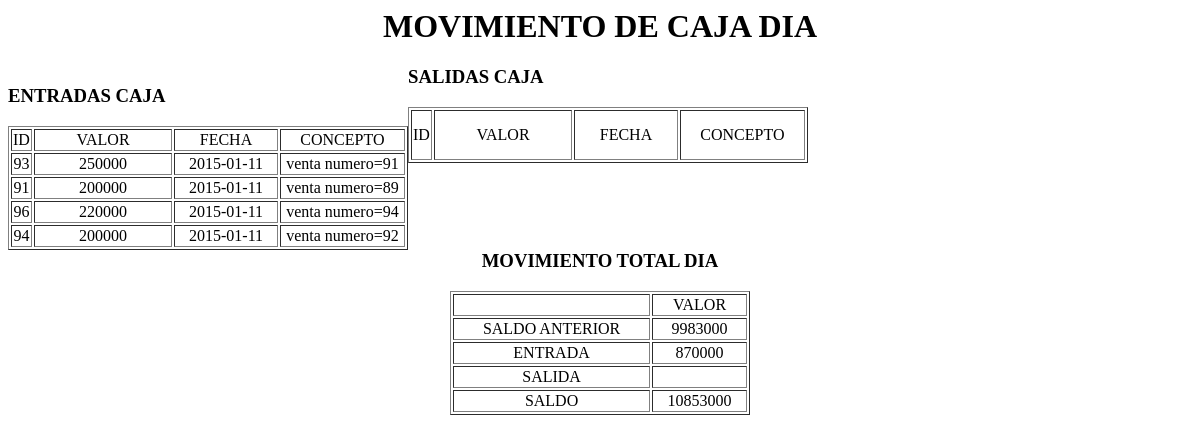
Screenshot of /modulos/caja/informe/informe.php?fecha=2015-01-11 with the database file from the repository.
### tables this page shows
CREATE TABLE IF NOT EXISTS `entrada_caja` (
`identrada_caja` bigint(20) NOT NULL,
  `idcaja` int(4) NOT NULL,
  `valor` int(10) NOT NULL,
  `fecha_hora` datetime NOT NULL,
  `concepto` varchar(60) NOT NULL,
  `fecha` date NOT NULL
);

### modulos/caja/informe/informe.php (the view, shortened to what this page needs)
<?PHP
$fecha=$_GET['fecha'];
?>
<head>
    <link href="../../../css/tablas.css" rel="stylesheet" type="text/css"/>
</head>
<h1 style="text-align: center">MOVIMIENTO DE CAJA DIA <?php echo $fecha1; ?></h1>
<div class="tipobodega">
<div id="entradacaja" style = "float: left"><table style="width: 400px; height: 56px;" border="1">
         <h3>ENTRADAS CAJA</h3>
      <tbody style="text-align: center">
        <tr>
          <td ><center>ID</center></td>
          <td style="width: 307.533px;"><center>VALOR</center></td>
          <td style="width: 200.067px;"><center>FECHA</center></td>
          <td style="width: 200.067px;"><center>CONCEPTO</center></td>
        </tr>
        <?php
        include_once '../../../class/conexion.php';
        $sql1="select * from entrada_caja where entrada_caja.fecha like '".$fecha."' and idcaja=1";
        $dato=  mysqli_query($miconexion,$sql1);
         while($rs=mysqli_fetch_array($dato)){
        echo "
             <tr>
             <td >
        ".$rs["identrada_caja"]."
          </td>
          <td >
             <p style='text-align: center'>".$rs["valor"]."</p>
          </td>
          <td >
          ".$rs["fecha"]."
          </td>
          <td>
          ".$rs["concepto"]."
          </td>
        </tr>
         "  ; } ?>
      </tbody>
    </table>  </div>
<div id="salidacaja" ><table style="width: 400px; height: 56px;" border="1">
        <P></P> <h3>SALIDAS CAJA</h3>
        <tbody style="text-align: center">
        <tr>
          <td ><center>ID</center></td>
          <td style="width: 307.533px;"><center>VALOR</center></td>
          <td style="width: 200.067px;"><center>FECHA</center></td>
          <td style="width: 200.067px;"><center>CONCEPTO</center></td>
        </tr>
      </tbody>
    </table>  </div></div>
<div id="extractocajadia" style="clear: both" ><center><table style="width: 300px; height: 56px; " border="1">
        <div style="text-align: center;" ><h3>MOVIMIENTO TOTAL DIA</h3>
            <tbody style="text-align: center;">
        <tr>
          <td ><center></center></td>
          <td ><center>VALOR</center></td>
        </tr>
        <?php
        include_once '../../../class/conexion.php';
        $sql1="select SUM(valor)as totalsalida from salida_caja where salida_caja.fecha like '".$fecha."' and idcaja=1";
        $dato=  mysqli_query($miconexion,$sql1);
         while($rs=mysqli_fetch_array($dato)){
            $salida=$rs['totalsalida'];
         }
          $sql1="select SUM(valor)as totalentrada from entrada_caja where entrada_caja.fecha like '".$fecha."' and idcaja=1";
        $dato=  mysqli_query($miconexion,$sql1);
         while($rs=mysqli_fetch_array($dato)){
            $entrada=$rs['totalentrada'];
         }
        $sql1="select SUM(valor)as entradas from entrada_caja WHERE fecha < '".$fecha."' and idcaja=1";
        $dato=  mysqli_query($miconexion,$sql1);
         while($rs=mysqli_fetch_array($dato)){
           $entradaanterior=$rs['entradas'];
         }
         $sql1="select SUM(valor)as salidas from salida_caja WHERE fecha < '".$fecha." ' and idcaja=1";
        $dato=  mysqli_query($miconexion,$sql1);
         while($rs=mysqli_fetch_array($dato)){
           $salidaanterior=$rs['salidas'];
         }
         $saldoanterior=$entradaanterior-$salidaanterior;
        $movimientocaja=$saldoanterior+$entrada-$salida;
         ?>
        <tr>
          <td ><center>SALDO ANTERIOR</center></td>
          <td ><center> <?php echo $saldoanterior;?>  </center></td>
        </tr>
        <tr>
          <td ><center>ENTRADA</center></td>
          <td ><center> <?php echo $entrada;?>  </center></td>
        </tr>
         <tr>
          <td ><center>SALIDA</center></td>
          <td ><center> <?php echo $salida;?>  </center></td>
        </tr>
         <tr>
          <td ><center>SALDO</center></td>
          <td><center> <?php echo $movimientocaja;?> </center></td>
        </tr>
      </tbody>
    </table> </CENTER> </div></div>

### rows the page displays
entrada_caja: identrada_caja "93", valor "250000", fecha "2015-01-11", concepto "venta numero=91"
entrada_caja: identrada_caja "91", valor "200000", fecha "2015-01-11", concepto "venta numero=89"
entrada_caja: identrada_caja "96", valor "220000", fecha "2015-01-11", concepto "venta numero=94"
entrada_caja: identrada_caja "94", valor "200000", fecha "2015-01-11", concepto "venta numero=92"

### other values shown
$saldoanterior "9983000"
$entrada "870000"
$movimientocaja "10853000"
